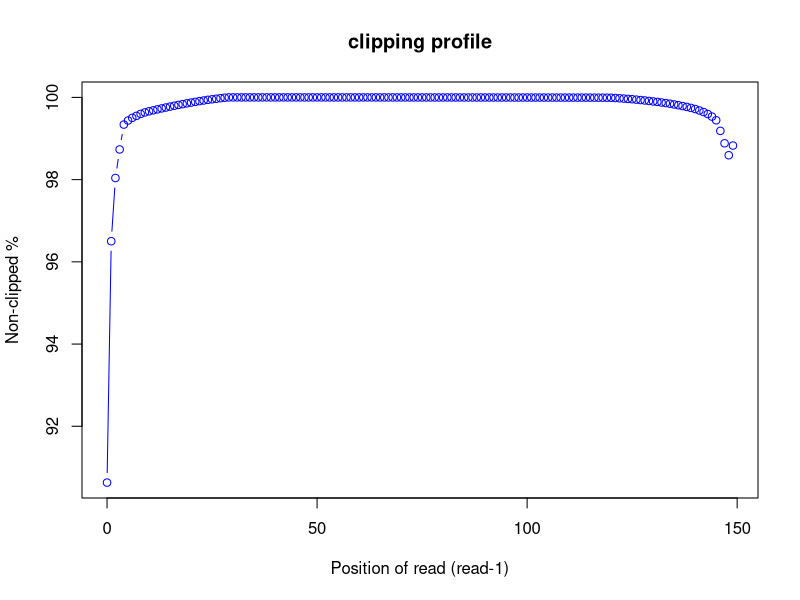
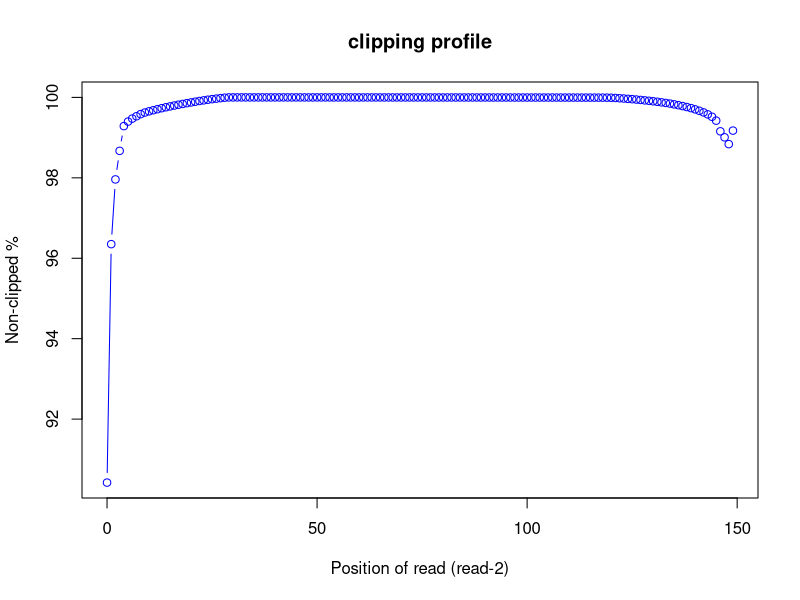

The R source for these figures, in order:
pdf("outputs/inner_distance.clipping_profile.R1.pdf")
read_pos=c(0,1,2,3,4,5,6,7,8,9,10,11,12,13,14,15,16,17,18,19,20,21,22,23,24,25,26,27,28,29,30,31,32,33,34,35,36,37,38,39,40,41,42,43,44,45,46,47,48,49,50,51,52,53,54,55,56,57,58,59,60,61,62,63,64,65,66,67,68,69,70,71,72,73,74,75,76,77,78,79,80,81,82,83,84,85,86,87,88,89,90,91,92,93,94,95,96,97,98,99,100,101,102,103,104,105,106,107,108,109,110,111,112,113,114,115,116,117,118,119,120,121,122,123,124,125,126,127,128,129,130,131,132,133,134,135,136,137,138,139,140,141,142,143,144,145,146,147,148,149)
r1_clip_count=c(1956000.0,730216.0,409265.0,264270.0,137912.0,117375.0,103798.0,93786.0,83718.0,76224.0,70508.0,65496.0,60624.0,55858.0,51313.0,46725.0,42275.0,38118.0,34084.0,30151.0,26299.0,22594.0,18967.0,15612.0,12381.0,9540.0,6716.0,4082.0,1542.0,0,1.0,1.0,1.0,2.0,2.0,3.0,3.0,2.0,2.0,6.0,6.0,8.0,12.0,12.0,22.0,30.0,36.0,44.0,49.0,49.0,44.0,49.0,69.0,82.0,88.0,95.0,93.0,96.0,102.0,121.0,112.0,135.0,134.0,134.0,141.0,153.0,164.0,161.0,174.0,204.0,221.0,232.0,246.0,246.0,281.0,297.0,311.0,316.0,325.0,343.0,355.0,368.0,357.0,370.0,390.0,404.0,410.0,412.0,422.0,428.0,457.0,467.0,478.0,506.0,508.0,523.0,554.0,581.0,588.0,612.0,643.0,672.0,680.0,711.0,752.0,772.0,808.0,835.0,875.0,926.0,941.0,945.0,972.0,1024.0,1053.0,1131.0,1199.0,1270.0,1340.0,1464.0,1790.0,3030.0,4457.0,5906.0,7585.0,9325.0,11293.0,13395.0,15523.0,17900.0,20377.0,22878.0,25836.0,28785.0,32114.0,35798.0,39581.0,43868.0,48302.0,53347.0,58973.0,66185.0,74358.0,84295.0,97490.0,116109.0,170058.0,232954.0,293702.0,244513.0)
r1_nonclip_count = 20874587 - r1_clip_count
plot(read_pos, r1_nonclip_count*100/(r1_clip_count + r1_nonclip_count),col="blue",main="clipping profile",xlab="Position of read (read-1)",ylab="Non-clipped %",type="b")
dev.off()
pdf("outputs/inner_distance.clipping_profile.R2.pdf")
read_pos=c(0,1,2,3,4,5,6,7,8,9,10,11,12,13,14,15,16,17,18,19,20,21,22,23,24,25,26,27,28,29,30,31,32,33,34,35,36,37,38,39,40,41,42,43,44,45,46,47,48,49,50,51,52,53,54,55,56,57,58,59,60,61,62,63,64,65,66,67,68,69,70,71,72,73,74,75,76,77,78,79,80,81,82,83,84,85,86,87,88,89,90,91,92,93,94,95,96,97,98,99,100,101,102,103,104,105,106,107,108,109,110,111,112,113,114,115,116,117,118,119,120,121,122,123,124,125,126,127,128,129,130,131,132,133,134,135,136,137,138,139,140,141,142,143,144,145,146,147,148,149)
r2_clip_count=c(1981856.0,755038.0,421940.0,274970.0,147687.0,124400.0,109034.0,97107.0,86059.0,77877.0,71541.0,65932.0,60719.0,55579.0,50749.0,46274.0,41807.0,37613.0,33617.0,29641.0,25811.0,22057.0,18462.0,15138.0,11973.0,9007.0,6322.0,3782.0,1449.0,0,0,0,0,1.0,2.0,2.0,2.0,3.0,5.0,7.0,8.0,14.0,19.0,21.0,26.0,34.0,42.0,47.0,47.0,51.0,55.0,69.0,75.0,80.0,95.0,97.0,100.0,97.0,110.0,120.0,127.0,129.0,126.0,134.0,138.0,155.0,170.0,178.0,196.0,206.0,208.0,215.0,225.0,237.0,251.0,263.0,273.0,277.0,293.0,317.0,329.0,340.0,342.0,342.0,365.0,374.0,390.0,389.0,393.0,423.0,438.0,464.0,482.0,488.0,510.0,523.0,545.0,552.0,558.0,563.0,579.0,605.0,602.0,605.0,646.0,661.0,684.0,716.0,750.0,799.0,833.0,851.0,886.0,925.0,970.0,1001.0,1039.0,1095.0,1172.0,1321.0,1616.0,2918.0,4314.0,5771.0,7440.0,9084.0,11031.0,13054.0,15240.0,17379.0,19936.0,22533.0,25443.0,28424.0,31807.0,35766.0,39994.0,44576.0,49464.0,55066.0,61487.0,68908.0,77127.0,87233.0,99622.0,119552.0,174597.0,205325.0,240368.0,170763.0)
r2_nonclip_count = 20690392 - r2_clip_count
plot(read_pos, r2_nonclip_count*100/(r2_clip_count + r2_nonclip_count),col="blue",main="clipping profile",xlab="Position of read (read-2)",ylab="Non-clipped %",type="b")
dev.off()
